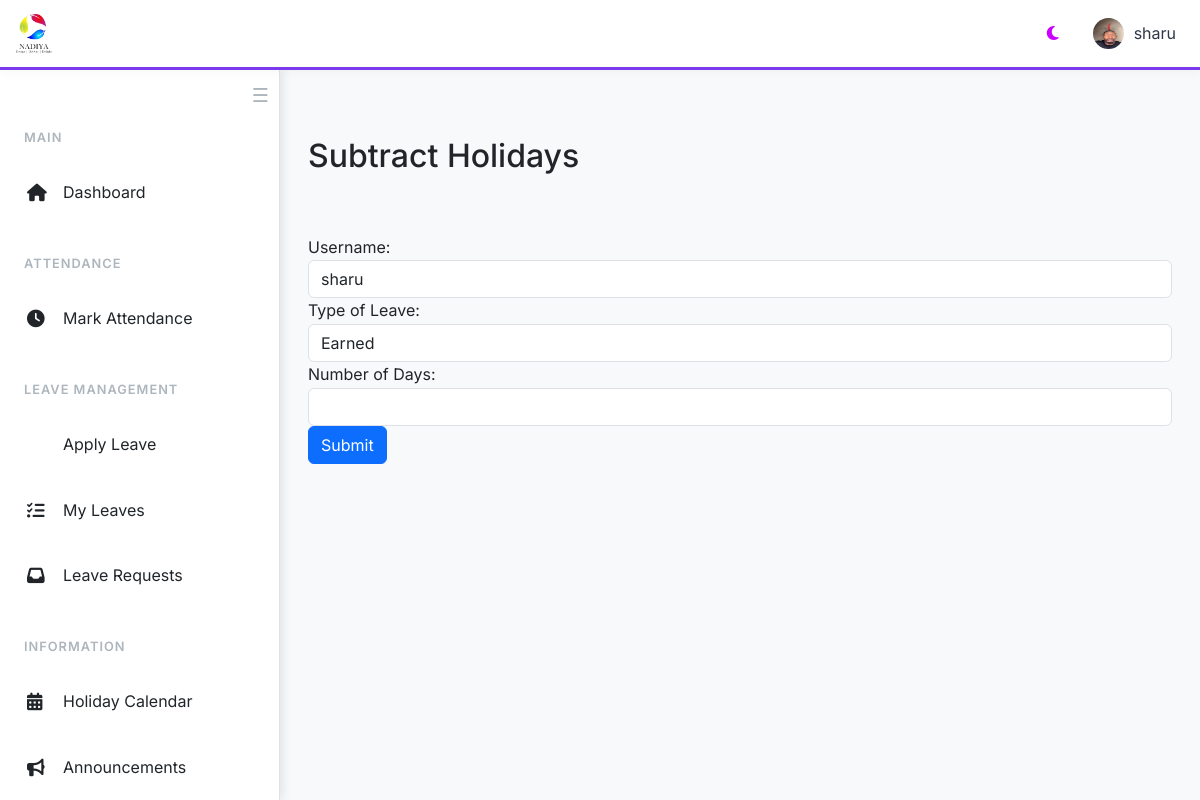
The app's page /subtract-holidays (signed in), older data.
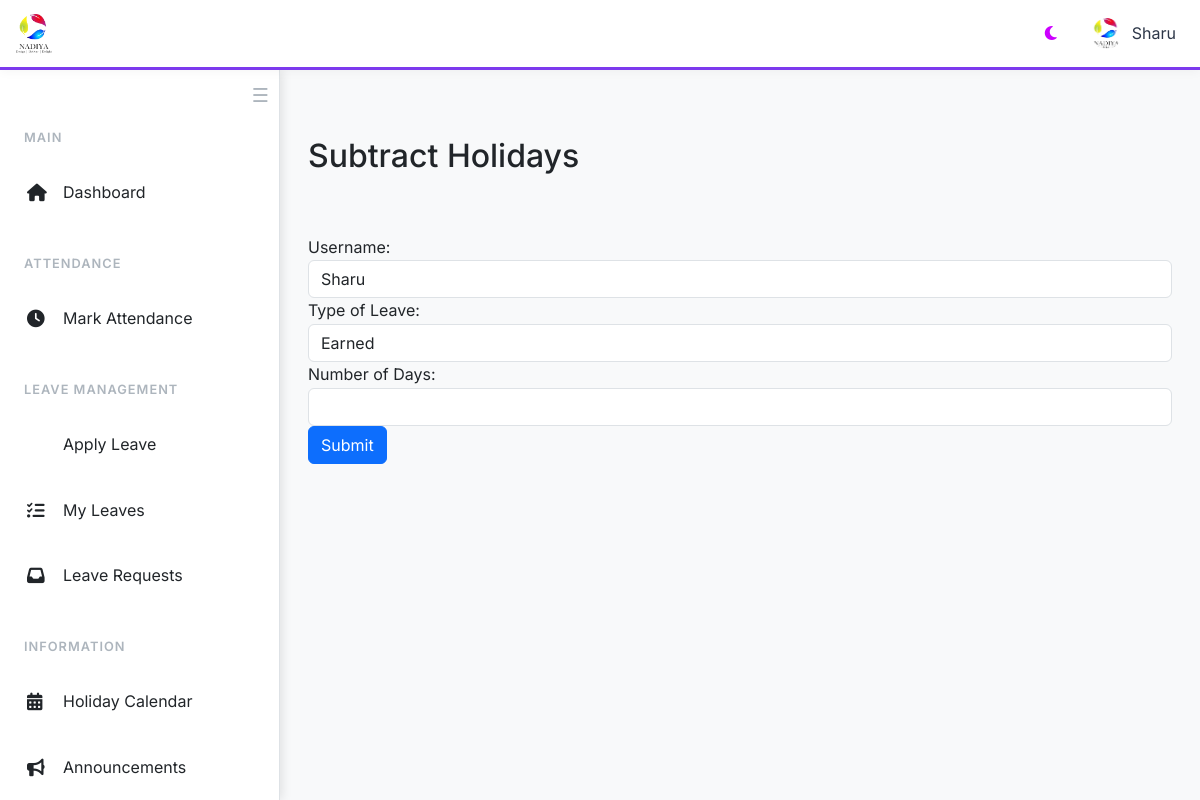
The same page, newer data.
### website/models.py (models this page shows, shortened)
class User(db.Model, UserMixin):
    id = db.Column(db.Integer, primary_key=True)
    first_name = db.Column(db.String(150))
    last_name = db.Column(db.String(150))
    email = db.Column(db.String(150), unique=True, nullable=False)
    password = db.Column(db.String(512), nullable=False)
    earned =  db.Column(db.Float, default=0)
    medic = db.Column(db.Float, default=0)
    pay =  db.Column(db.Float, default=0)
    role = db.Column(db.String(150))
    probation = db.Column(db.Boolean, default = 0)
    photo = db.Column(db.String(150))
    documents = db.relationship('Document', backref='user', lazy=True)
    reset_token = db.Column(db.String(36), nullable=True)
    attendances = db.relationship('Attendance', backref='user', lazy=True)

### website/views.py (the view)
@views.route('/subtract-holidays', methods=['GET'])
def show_subtract_holidays_form():
    users = User.query.all()  # Fetch all users
    user = current_user
    return render_template('subtract_holidays.html', users=users, user = user)

### website/templates/subtract_holidays.html (shortened to what this page needs)
{% extends "base.html" %}
{% block content %}
<div class="container">
    <br><br>
    <h2>Subtract Holidays</h2>
    <br><br>
    <form method="POST" action="{{ url_for('views.subtract_holidays') }}">
        <div class="form-group">
            <label for="username">Username:</label>
            <select class="form-control" id="username" name="username">
                {% for user in users %}
                <option value="{{ user.id }}">{{ user.first_name }}</option>
                {% endfor %}
            </select>
        </div>
        <div class="form-group">
            <label for="leave_type">Type of Leave:</label>
            <select class="form-control" id="leave_type" name="leave_type">
                <option value="earned">Earned</option>
            </select>
        </div>
        <div class="form-group">
            <label for="num_days">Number of Days:</label>
            <input type="number" class="form-control" id="num_days" name="num_days" step = "0.1" required>
        </div>
        <button type="submit" class="btn btn-primary">Submit</button>
    </form>
</div>
{% endblock %}

### website/templates/base.html (shortened to what this page needs)
<!DOCTYPE html>
<html lang="en" data-theme="light">
<head>
    <link href="https://cdn.jsdelivr.net/npm/bootstrap@5.3.0/dist/css/bootstrap.min.css" rel="stylesheet">
    <link rel="stylesheet" href="https://cdnjs.cloudflare.com/ajax/libs/font-awesome/6.4.0/css/all.min.css">
</head>
<body>
    <header class="top-header">
        <div class="header-logo">
            <img src="{{ url_for('static', filename='logo.png') }}" alt="Nadiya Logo">
        </div>
        <div class="header-actions">
            <button class="theme-toggle" onclick="toggleTheme()">
                <i class="fas fa-moon" id="theme-icon"></i>
            </button>
            {% if current_user.is_authenticated %}
            <div class="user-profile" onclick="window.location.href='/profile/{{ current_user.id }}'">
                {% if current_user.photo %}
                    <img src="{{ url_for('views.uploaded_file', setname='photos', filename=current_user.photo) }}" alt="Profile">
                {% else %}
                    <img src="{{ url_for('static', filename='logo.png') }}" alt="Profile">
                {% endif %}
                <span>{{ current_user.first_name }}</span>
            </div>
            {% endif %}
        </div>
    </header>
  <nav class="sidebar" id="sidebar">
  <button id="sidebarCollapseBtn" class="sidebar-collapse-btn" onclick="toggleSidebarCollapse()" title="Collapse Sidebar">
    <span class="hamburger-icon">☰</span>
</button>
    <br>
        <div class="sidebar-content">
            {% if current_user.is_authenticated %}
            <div class="nav-section">
                <div class="nav-section-title">Main</div>
                <div class="nav-item">
                    <a href="/" class="nav-link">
                        <i class="fas fa-home"></i>
                        <span>Dashboard</span>
                    </a>
                </div>
            </div>
            <div class="nav-section">
                <div class="nav-section-title">Attendance</div>
                <div class="nav-item">
                    <a href="/attendance" class="nav-link">
                        <i class="fas fa-clock"></i>
                        <span>Mark Attendance</span>
                    </a>
                </div>
            </div>
            <div class="nav-section">
                <div class="nav-section-title">Leave Management</div>
                <div class="nav-item">
                    <a href="/apply_leave" class="nav-link">
                        <span>Apply Leave</span>
                    </a>
                </div>
                <div class="nav-item">
                    <a href="/approved_leaves" class="nav-link">
                        <i class="fas fa-list-check"></i>
                        <span>My Leaves</span>
                    </a>
                </div>
                <div class="nav-item">
                    <a href="/leave_requests" class="nav-link">
                        <i class="fas fa-inbox"></i>
                        <span>Leave Requests</span>
                    </a>
                </div>
            </div>
            <div class="nav-section">
                <div class="nav-section-title">Information</div>
                <div class="nav-item">
                    <a href="/display_holidays" class="nav-link">
                        <i class="fas fa-calendar-alt"></i>
                        <span>Holiday Calendar</span>
                    </a>
                </div>
                <div class="nav-item">
                    <a href="/announcements" class="nav-link">
                        <i class="fas fa-bullhorn"></i>
                        <span>Announcements</span>
                    </a>
                </div>
            </div>
            {% endif %}
        </div>
    </nav>
    <main class="main-content" id="mainContent">
        {% block content %}{% endblock %}
    </main>
</body>
</html>

Row changes from the older to the newer data that the page shows:
changed User: first_name "sharu" → "Sharu"; photo: picture removed
Text that changed along with them:
form field username: "sharu" → "Sharu"
